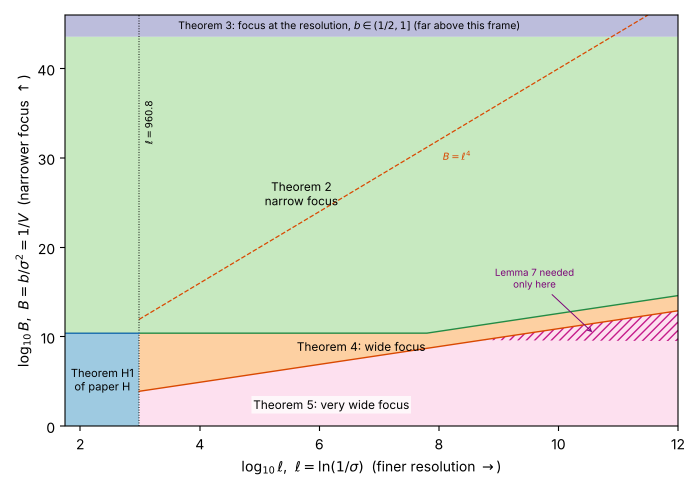
#> input picture paper/figures/fig_map.png, 1400 x 980 px, found by its file name (shown at 1/2 size); its folder holds 4 pictures in this run
$ python run_all.py
#> lines starting #> are read from the running program, lines starting #| are printed output that depends on the picture
### verification/common.py
"""Shared helpers of verification/quick.py and verification/run_all.py (paper I).  Python 3.11 grammar.
Every rerun is made in a temporary work folder that holds a copy of src/*.py and of results/; the record it writes there is compared with the stored
record of results/, entry by entry, ignoring only timing and environment entries.  The stored records are never overwritten.
Booleans, integers and strings (among them every interval-arithmetic bound kept as a decimal string, and every 'ok' entry) are compared exactly.
Floats from double-precision numerical steps may differ in the last digits between machines (CPU, libm, BLAS); they are compared with a relative
tolerance FLOAT_RTOL, and two floats that are both at the rounding level (|x| <= FLOAT_ATOL, e.g. a quadrature-against-closed-form difference) are
taken as equal."""
import json, os, shutil, subprocess, sys, tempfile, time

ROOT = os.path.dirname(os.path.dirname(os.path.abspath(__file__)))
IGNORE = ('second', 'python', 'numpy', 'platform', 'elapsed', 'time')
RES = []
FLOAT_RTOL = 1e-9
FLOAT_ATOL = 1e-6


def check(name, ok, info=''):
    RES.append(bool(ok)); print(('[PASS] ' if ok else '[FAIL] ') + name + (('  ' + info) if info else ''), flush=True)


def finish():
    n, p = len(RES), sum(RES)
    print('\n%d/%d checks passed' % (p, n)); sys.exit(0 if p == n else 1)


def workdir():
    w = tempfile.mkdtemp(prefix='paperI_verify_')
    for f in os.listdir(os.path.join(ROOT, 'src')):
        if f.endswith('.py'): shutil.copy(os.path.join(ROOT, 'src', f), w)
    shutil.copytree(os.path.join(ROOT, 'results'), os.path.join(w, 'results'))
    os.makedirs(os.path.join(w, 'paperI', 'figures')); shutil.copytree(os.path.join(ROOT, 'paper', 'sections'), os.path.join(w, 'paperI', 'sections'))
    return w


def h_src():
    """the src/ folder of the repository of paper H (v1.3), from --h-repo PATH or the environment variable H_REPO; None if not given."""
    p = None
    if '--h-repo' in sys.argv: p = sys.argv[sys.argv.index('--h-repo') + 1]
    p = p or os.environ.get('H_REPO')
    if not p: return None
    s = os.path.join(os.path.abspath(p), 'src')
    return s if os.path.isfile(os.path.join(s, 'cl_link.py')) else None


def run(w, script, args=(), hsrc=None, timeout=7200):
    env = dict(os.environ)
    if hsrc: env['PYTHONPATH'] = hsrc + (os.pathsep + env['PYTHONPATH'] if env.get('PYTHONPATH') else '')
    t0 = time.time()
    p = subprocess.run([sys.executable, '-W', 'ignore', script] + list(args), cwd=w, env=env, capture_output=True, text=True, timeout=timeout)
    return p.returncode, p.stdout + p.stderr, time.time() - t0


# [31 lines left out: functions strip, diff, same_record, not called in this run]


def rerun_and_compare(w, script, record, label, args=(), hsrc=None, only=None):
    """only: compare these top-level entries of the record (the others must still say ok, if they have an 'ok' entry)."""
    rc, out, sec = run(w, script, args, hsrc)
    d = same_record(w, record, only) if rc == 0 and os.path.exists(os.path.join(w, 'results', record)) else 'no record written'
    if d is None and only:
        new = json.load(open(os.path.join(w, 'results', record), encoding='utf-8'))
        if not new.get('ok', True): d = 'the rerun record says ok = false'
    check('%s (%s, %.0f s): exit %d, the rerun record equals results/%s%s' % (label, script, sec, rc, record, '' if not d else ' -- first difference: ' + d[:200]),
          rc == 0 and d is None, '' if rc == 0 else out[-600:])

### verification/run_all.py
"""Paper I -- the full verification (about ten minutes).  Python 3.11 grammar.
    python3 verification/run_all.py --h-repo PATH      (or the environment variable H_REPO)
PATH is the repository of paper H (resolution-gap-weak-ripple, v1.3): some modules of this paper import modules of it, which are not copied here.
It runs verification/quick.py first, then, in a temporary copy, compares every new record with the stored one:
  (ii)  Propositions 12 and 14 on all pieces with the constant 9.549 (du_fix.py: dl_consts.py on 9,809 pieces, dq_room1_low.py on 6,952 pieces, and the tails),
        and (R1), (R3) as one piece (dp_r1.py);
  (v)   the four figures drawn again from the records (ds_figure.py, dt_figures.py);
  (vii) the comparison with the true quantities at the resolution (dp_truth.py);
  (viii) if the repository of paper H is given: the statements of paper H used here are in its text (Lemma CM-1, the range of Lemma BE, Lemma R_theta).
Theorem H1 is certified by the repository of paper H (its verification/run_all.py), not here."""
import json, os, sys, shutil, subprocess, glob
sys.path.insert(0, os.path.dirname(os.path.abspath(__file__)))
from common import ROOT, RES, check, finish, workdir, run, rerun_and_compare, h_src


def main():
    q = subprocess.run([sys.executable, os.path.join(ROOT, 'verification', 'quick.py')], capture_output=True, text=True)
    print(''.join('    ' + l + '\n' for l in q.stdout.splitlines() if l.strip()), end='')
    check('verification/quick.py', q.returncode == 0)
    hs = h_src()
    check('the repository of paper H is given (--h-repo or H_REPO): %s' % (os.path.dirname(hs) if hs else 'not given'), hs is not None)
    w = workdir()
    try:
        if hs:
            rerun_and_compare(w, 'du_fix.py', 'du_fix.json', '(ii) Propositions 12 and 14 on all pieces, constant 9.549, decimal.Inexact trapped', hsrc=hs)
            rerun_and_compare(w, 'dp_r1.py', 'dp_r1.json', '(ii) (R1) and (R3) on [55.26, inf) as one piece, and the numerical check (II)', hsrc=hs)
        rc1, o1, s1 = run(w, 'ds_figure.py'); rc2, o2, s2 = run(w, 'dt_figures.py')
        figs = ['fig_map', 'fig_cases', 'fig_lemma7', 'fig_true']
        made = all(os.path.getsize(os.path.join(w, 'paperI', 'figures', f + '.pdf')) > 1000 for f in figs if os.path.exists(os.path.join(w, 'paperI', 'figures', f + '.pdf')))
        made = made and all(os.path.exists(os.path.join(w, 'paperI', 'figures', f + '.pdf')) for f in figs)
        try:
            import matplotlib.image as mi, numpy as np
            same = [f for f in figs if np.array_equal(mi.imread(os.path.join(w, 'paperI', 'figures', f + '.png')), mi.imread(os.path.join(ROOT, 'paper', 'figures', f + '.png')))]
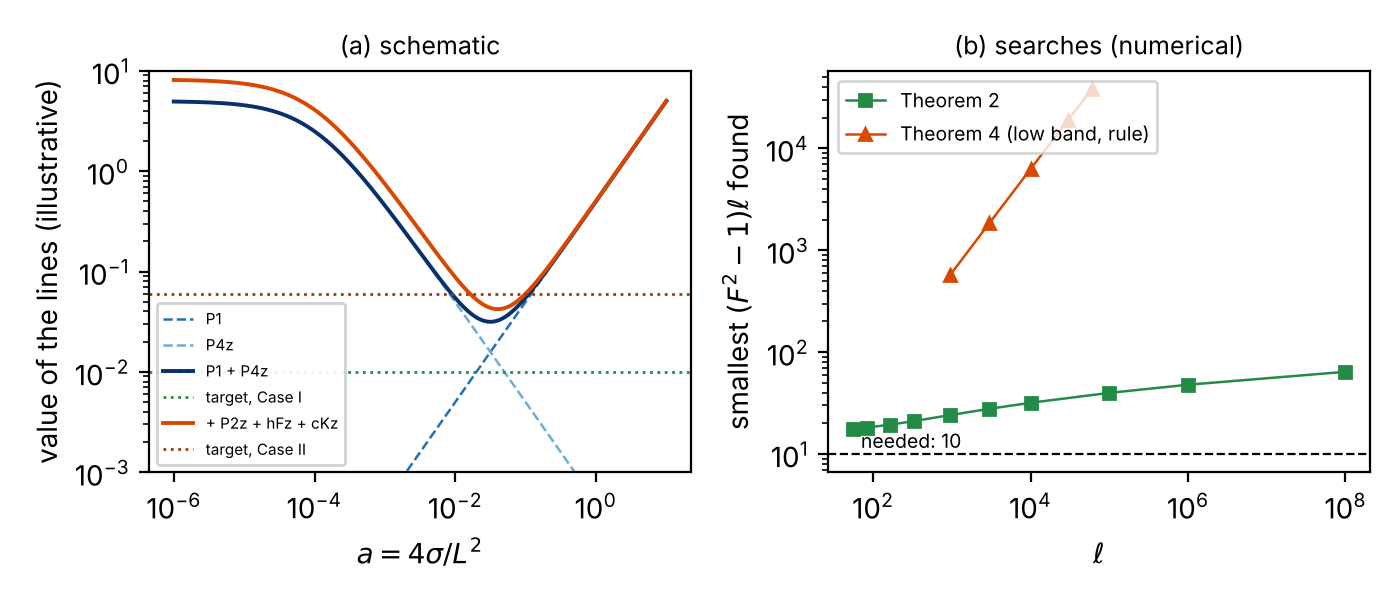
#> input picture paper/figures/fig_cases.png, 1400 x 600 px, found by its file name
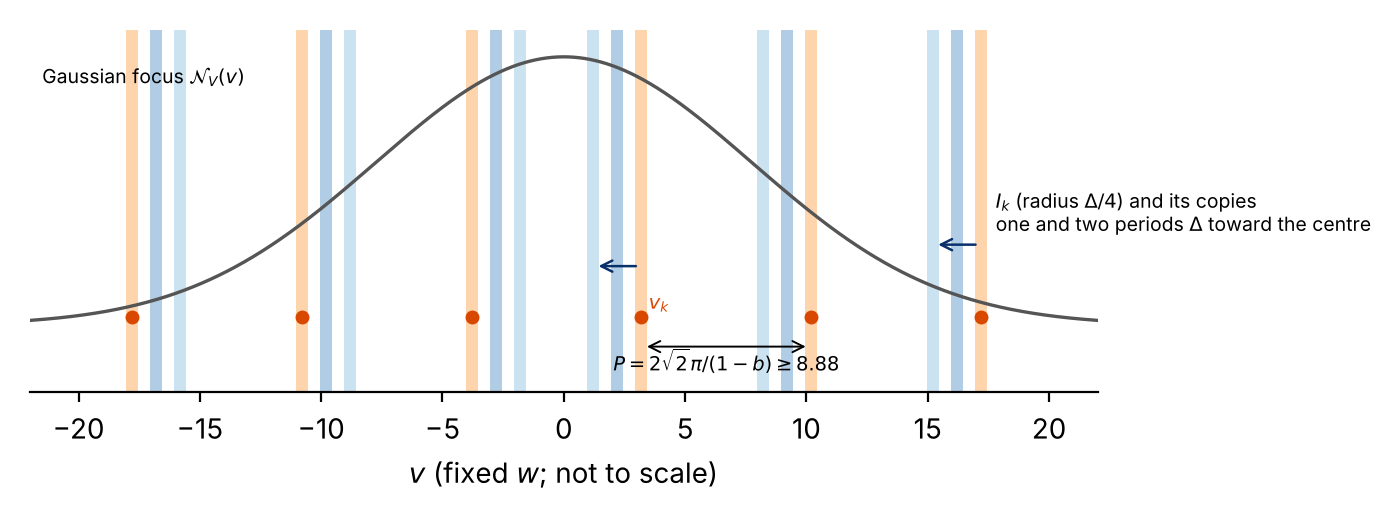
#> input picture paper/figures/fig_lemma7.png, 1400 x 520 px, found by its file name
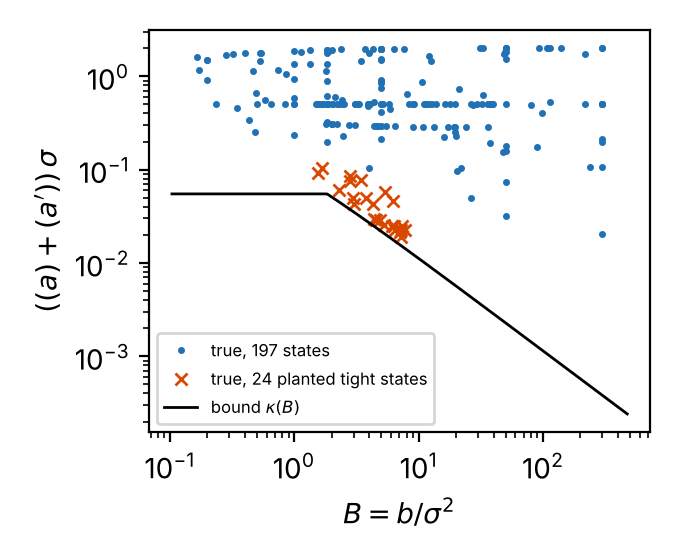
#> input picture paper/figures/fig_true.png, 680 x 560 px, found by its file name
        except Exception as e:
            same = []
        check('(v) the four figures drawn again from the records (%d of 4 identical to the stored PNG, pixel by pixel)' % len(same), rc1 == 0 and rc2 == 0 and made and len(same) == 4)
        rerun_and_compare(w, 'dp_truth.py', 'dp_truth.json', '(vii) Theorem 3 against the true quantities')
        if hs:
            H = ''.join(open(f, encoding='utf-8').read() for f in sorted(glob.glob(os.path.join(os.path.dirname(hs), 'paper', 'sections', '*.tex'))))
            want = {'Lemma CM-1': r"xE_1\le\Bigl(1+\frac b2\Bigr)E_0\ln\frac{2B_0}{E_0}+\frac{\sqrt2}{e}\,b\,E_0'", 'the proof of CM-1 uses only f >= 0': r"The proof uses only $f\ge0$",
                    'Lemma BE, range (v1.3)': r"Let $\sigma\in[10^{-3000},e^{-55.26}]$", 'Lemma R_theta': r"\label{lem:Rtheta}", 'Lemma A4*': r"Lemma A4*"}
            miss = [k for k, v in want.items() if v not in H]
            check('(viii) the statements of paper H used here are in its text: %s' % ', '.join(want), not miss, ('missing: ' + ', '.join(miss)) if miss else '')
    finally:
        shutil.rmtree(w, ignore_errors=True)
    finish()


if __name__ == '__main__':
#> (the run stopped early here; a loop or call above may not have finished)
